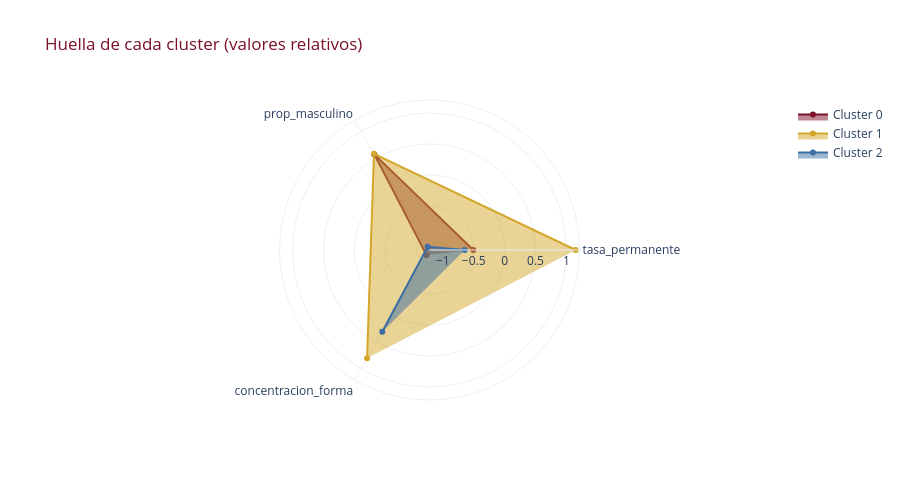

Source (notebook cell):
### Code cell
# Radar: huella de cada cluster
resumen_z = (resumen[FEATURES_CLUSTER] - resumen[FEATURES_CLUSTER].mean()) / resumen[FEATURES_CLUSTER].std()
fig = go.Figure()
for c in resumen_z.index:
    fig.add_trace(go.Scatterpolar(r=resumen_z.loc[c].values, theta=FEATURES_CLUSTER,
                                  fill="toself", name=f"Cluster {c}",
                                  line_color=PALETA[c % len(PALETA)]))
fig.update_layout(height=480, template=TEMPLATE,
                  title="Huella de cada cluster (valores relativos)", title_font_color=GRANATE,
                  polar=dict(radialaxis=dict(visible=True)))
fig.show()

### Figure 1 — Plotly figure (JSON) as saved in the notebook; plotly's stock layout.template omitted (floating-point values rounded to 4 significant figures)
{"data": [{"fill": "toself", "line": {"color": "#7a1128"}, "name": "Cluster 0", "r": [-0.5065, 0.5714, -1.119], "theta": ["tasa_permanente", "prop_masculino", "concentracion_forma"], "type": "scatterpolar"}, {"fill": "toself", "line": {"color": "#d4a72c"}, "name": "Cluster 1", "r": [1.152, 0.5833, 0.8058], "theta": ["tasa_permanente", "prop_masculino", "concentracion_forma"], "type": "scatterpolar"}, {"fill": "toself", "line": {"color": "#3b6ea5"}, "name": "Cluster 2", "r": [-0.6454, -1.155, 0.3134], "theta": ["tasa_permanente", "prop_masculino", "concentracion_forma"], "type": "scatterpolar"}], "layout": {"height": 480, "polar": {"radialaxis": {"visible": true}}, "title": {"font": {"color": "#7a1128"}, "text": "Huella de cada cluster (valores relativos)"}}}
